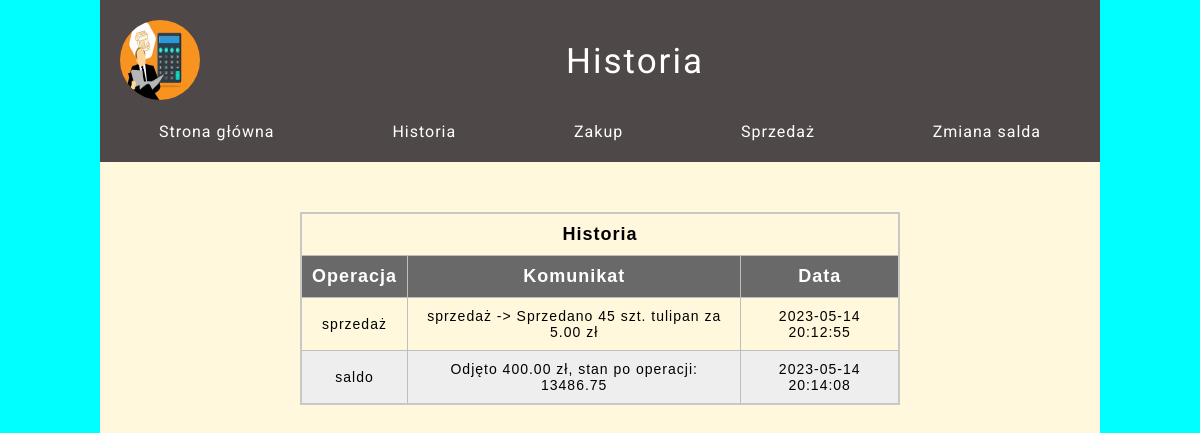
The page /historia on the database as committed earlier.
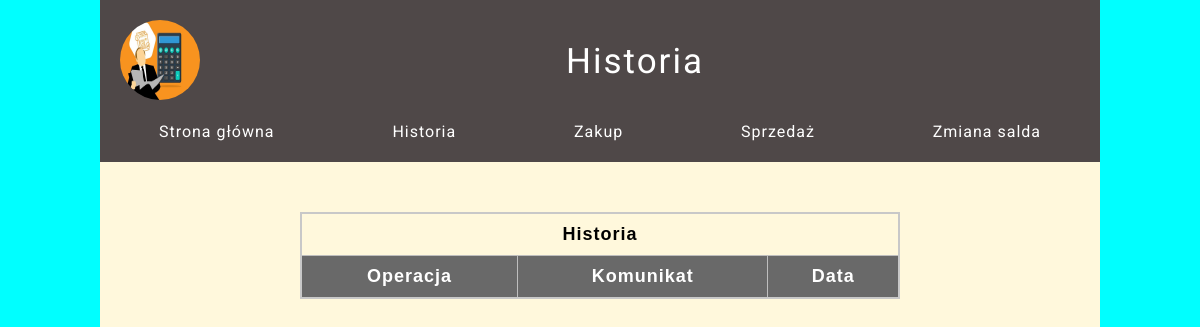
The same page on the database as committed later.
### models.py (models this page shows)
class History(db.Model):
    id = db.Column(db.Integer, primary_key=True)
    operation = db.Column(db.String(50), nullable=False)
    message = db.Column(db.String(50), nullable=False)
    timestamp = db.Column(db.DateTime(), default=datetime.utcnow, nullable=False)

### app.py (the view)
@app.route("/historia")
@app.route("/historia/<int:od>/<int:do>")
def history(od=None, do=None):
    history = History.query.all()
    if od is None and do is None:
        return render_template("history.html", history=history)
    elif od > do or od < 0 or do < 0 or do > len(history):
        return render_template(
            "history.html",
            error=f"Nieprawidłowy zakres; dozwolone wartości: od 0 do"
            f" {len(history)}",
        )
    else:
        return render_template("history.html", history=history[od:do])

### templates/history.html (shortened to what this page needs)
{% extends 'base.html' %}
{% block heading %}
<h1 class="header__heading">Historia</h1>
{% endblock %}
{% block content %}
<section class="history">
  <article class="history__article">
    <table>
      <thead>
        <tr>
          <th colspan="3">Historia</th>
        </tr>
      </thead>
      <tr>
        <th scope="col">Operacja</th>
        <th scope="col">Komunikat</th>
        <th scope="col">Data</th>
      </tr>
      <tbody>
        {% for elem in history %}
        <tr>
          <td>{{ elem.operation }}</td>
          <td>{{ elem.message }}</td>
          <td>{{ elem.timestamp }}</td>
        </tr>
        {% endfor %}
      </tbody>
    </table>
  </article>
</section>
{% endblock %}

Rows that differ between the two databases and show on the page:
removed History: operation "sprzedaż", message "sprzedaż -> Sprzedano 45 szt. tulipan za 5.00 zł", timestamp "2023-05-14 20:12:55"
removed History: operation "saldo", message "Odjęto 400.00 zł, stan po operacji: 13486.75", timestamp "2023-05-14 20:14:08"
